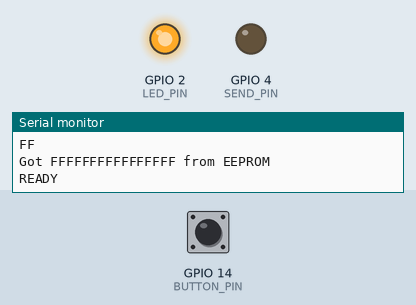
This sketch was run on a simulated ESP8266 (NodeMCU). On the bench: output pins drawn as LEDs (lit = HIGH), the last lines printed to the serial monitor. Dashed ring = blinking. Inputs (shaded band) come from the test bench; at power-on: GPIO 14 (BUTTON_PIN) LOW. EEPROM starts erased.

Above: at 1.3 s.
1.4 s: GPIO 14 (BUTTON_PIN) pulled HIGH for 1 s
At 2.21 s:
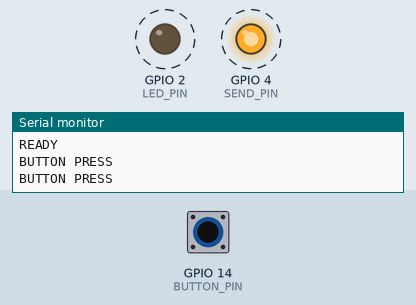
3.9 s: GPIO 14 (BUTTON_PIN) pulled HIGH for 3.2 s
At 8.3 s:
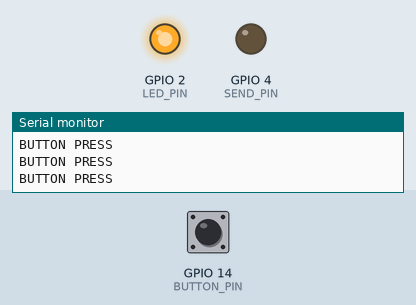
Timing chart, 0 to 9.8 s (numbered marks = the images above; inputs shaded):
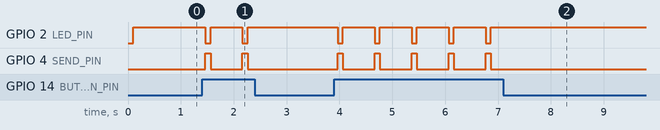

Measured:
- after the input at 1.4 s, GPIO 2 (LED_PIN): alternates HIGH for 0.60 s and LOW for 0.10 s, 4 changes in all, then stays HIGH, starting after 0.06 s; GPIO 4 (SEND_PIN): alternates HIGH for 0.10 s and LOW for 0.60 s, 4 changes in all, then stays LOW, starting after 0.06 s
- after the input at 3.9 s, GPIO 2 (LED_PIN): alternates HIGH for 0.60 s and LOW for 0.10 s, 10 changes in all, then stays HIGH, starting after 0.07 s; GPIO 4 (SEND_PIN): alternates HIGH for 0.10 s and LOW for 0.60 s, 10 changes in all, then stays LOW, starting after 0.07 s

The sketch:

SimplePCRemoteBind.ino
```cpp
#ifndef UNIT_TEST
#include <Arduino.h>
#endif
#include <IRremoteESP8266.h>
#include "ESP8266WiFi.h"
#include <IRrecv.h>
#include <IRutils.h>
#include <EEPROM.h>

uint16_t RECV_PIN = 5;
int SEND_PIN = 4;
int BUTTON_PIN = 14;
int LED_PIN = 2;

IRrecv irrecv(RECV_PIN);

decode_results results;
uint64_t searchval = 0x0;


void setup() {
    WiFi.forceSleepBegin();
    delay(100);
    Serial.begin(115200);
    EEPROM.begin(512);
    irrecv.enableIRIn();

    pinMode(SEND_PIN, OUTPUT);
    digitalWrite(SEND_PIN, LOW);
    pinMode(LED_PIN, OUTPUT);
    digitalWrite(LED_PIN, HIGH);
    pinMode(BUTTON_PIN, INPUT);

    while (!Serial) {}
    delay(50);

    Serial.println();
    Serial.print("IRrecvDemo is now running and waiting for IR message on Pin ");
    Serial.println(RECV_PIN);
    serialPrintUint64(searchval, HEX);

    // Load searchval from EEPROM
    for (int i = 7; i >= 0; i--)
    {
        int shift = i*8;
        int val = EEPROM.read(i);
        Serial.println(val, HEX);
        searchval = searchval | val<<shift;
        Serial.println(val<<shift, HEX);
    }
    Serial.println(byte(searchval>>56), HEX);
    Serial.print("Got ");
    serialPrintUint64(searchval, HEX);
    Serial.println(" from EEPROM");

    // IF button is held at startup
    if (digitalRead(BUTTON_PIN))
    {
        digitalWrite(LED_PIN, LOW);
        // Enter one-time program for searchval
        Serial.println("PROGRAM MODE");

        boolean searching = true;
        while (searching)
        {
            // When an input is received
            if (irrecv.decode(&results))
            {
                searchval = results.value;

                // Store in EEPROM
                for (int i = 7; i >= 0; i--)
                {
                    int shift = i*8;
                    Serial.print(byte((searchval>>shift)&0xFF), HEX);
                    EEPROM.write(i, byte((searchval>>shift)&0xFF));
                    searching = false;
                }
                EEPROM.commit();
            }
            delay(100);
        }
        digitalWrite(LED_PIN, HIGH);
    }

    Serial.println("READY");
}

void loop() {
    // Physical button press
    if (digitalRead(BUTTON_PIN))
    {
        Serial.println("BUTTON PRESS");
        digitalWrite(SEND_PIN, HIGH);
        digitalWrite(LED_PIN, LOW);
        delay(100);
        digitalWrite(SEND_PIN, LOW);
        digitalWrite(LED_PIN, HIGH);
        delay(500);
    }

    // Detect remote button press
    if (irrecv.decode(&results))
    {
        Serial.print("Remote button press with value ");
        serialPrintUint64(results.value, HEX);
        Serial.print(" (looking for ");
        serialPrintUint64(searchval, HEX);
        Serial.println(")");

        // If value (keypress) is right
        if (results.value == searchval)
        {
            // Pulse the transistor/LED
            Serial.println("KEY DOWN");
            digitalWrite(SEND_PIN, HIGH);
            digitalWrite(LED_PIN, LOW);
            delay(100);
            Serial.println("KEY UP");
            digitalWrite(SEND_PIN, LOW);
            digitalWrite(LED_PIN, HIGH);
            // Delay re-enable to slow down double click
            delay(1000);
        }
        irrecv.resume();
    }
    delay(100);
}
```
